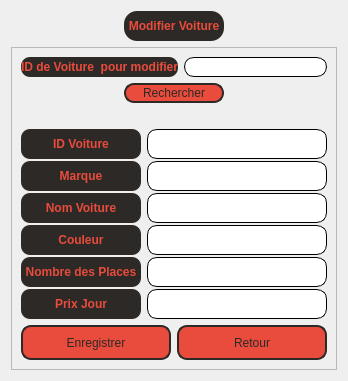
      <widget class="QWidget" name="modmenu">
       <layout class="QVBoxLayout" name="verticalLayout_8">
        <item alignment="Qt::AlignHCenter">
         <widget class="QLabel" name="label_13">
          <property name="sizePolicy">
           <sizepolicy hsizetype="Maximum" vsizetype="Fixed">
            <horstretch>0</horstretch>
            <verstretch>0</verstretch>
           </sizepolicy>
          </property>
          <property name="minimumSize">
           <size>
            <width>100</width>
            <height>30</height>
           </size>
          </property>
          <property name="styleSheet">
           <string notr="true">background-color: rgb(45, 41, 38);
color:rgb(233, 75, 60);
font: 9pt &quot;Segoe UI&quot;,;
font-weight:bold;
border-radius:13px;</string>
          </property>
          <property name="text">
           <string>Modifier Voiture</string>
          </property>
          <property name="alignment">
           <set>Qt::AlignCenter</set>
          </property>
         </widget>
        </item>
        <item alignment="Qt::AlignHCenter">
         <widget class="QFrame" name="frame7">
          <property name="sizePolicy">
           <sizepolicy hsizetype="Maximum" vsizetype="Maximum">
            <horstretch>0</horstretch>
            <verstretch>0</verstretch>
           </sizepolicy>
          </property>
          <property name="minimumSize">
           <size>
            <width>300</width>
            <height>120</height>
           </size>
          </property>
          <property name="frameShape">
           <enum>QFrame::StyledPanel</enum>
          </property>
          <property name="frameShadow">
           <enum>QFrame::Raised</enum>
          </property>
          <layout class="QVBoxLayout" name="verticalLayout_14">
           <item>
            <layout class="QFormLayout" name="formLayout_3">
             <property name="horizontalSpacing">
              <number>6</number>
             </property>
             <property name="verticalSpacing">
              <number>6</number>
             </property>
             <item row="0" column="0">
              <widget class="QLabel" name="label_14">
               <property name="sizePolicy">
                <sizepolicy hsizetype="Maximum" vsizetype="Preferred">
                 <horstretch>0</horstretch>
                 <verstretch>0</verstretch>
                </sizepolicy>
               </property>
               <property name="minimumSize">
                <size>
                 <width>130</width>
                 <height>0</height>
                </size>
               </property>
               <property name="styleSheet">
                <string notr="true">background-color: rgb(45, 41, 38);
color:rgb(233, 75, 60);
font: 8pt &quot;Segoe UI&quot;,;
font-weight:bold;
border-radius:9px;</string>
               </property>
               <property name="text">
                <string>ID de Voiture  pour modifier</string>
               </property>
               <property name="alignment">
                <set>Qt::AlignCenter</set>
               </property>
              </widget>
             </item>
             <item row="0" column="1">
              <widget class="QLineEdit" name="idsearch">
               <property name="sizePolicy">
                <sizepolicy hsizetype="Expanding" vsizetype="Maximum">
                 <horstretch>0</horstretch>
                 <verstretch>0</verstretch>
                </sizepolicy>
               </property>
               <property name="minimumSize">
                <size>
                 <width>0</width>
                 <height>20</height>
                </size>
               </property>
               <property name="styleSheet">
                <string notr="true">QLineEdit{
    border-style:solid;
	border-width:1px;
    border-radius:10px;
	padding-right:10px;
	padding-left:10px;
    font: &quot;Segoe UI&quot;;
}
QLineEdit:hover{
	border-style:solid;
	border-color:rgb(252, 249, 81);
}
</string>
               </property>
              </widget>
             </item>
            </layout>
           </item>
           <item alignment="Qt::AlignHCenter">
            <widget class="QPushButton" name="recherche">
             <property name="sizePolicy">
              <sizepolicy hsizetype="Maximum" vsizetype="Maximum">
               <horstretch>0</horstretch>
               <verstretch>0</verstretch>
              </sizepolicy>
             </property>
             <property name="minimumSize">
              <size>
               <width>100</width>
               <height>20</height>
              </size>
             </property>
             <property name="styleSheet">
              <string notr="true">QPushButton {
    color:rgb(45, 41, 38);
    background-color:rgb(233, 75, 60);
    border-style:solid;
    border-width:2px;
    border-color:rgb(45, 41, 38);
    border-radius:10px;
    font: 9pt &quot;Segoe UI&quot;;
}
QPushButton:hover {
	background-color: rgb(45, 41, 38);
	color:rgb(233, 75, 60);
	border-color:rgb(233, 75, 60);
}
QPushButton:pressed {
    background-color:rgb(252, 249, 81);
    color:rgb(45, 41, 38);
    border-style:solid;
	border-color:rgba(255, 255, 255, 0);
}</string>
             </property>
             <property name="text">
              <string>Rechercher</string>
             </property>
            </widget>
           </item>
           <item>
            <widget class="QLabel" name="result">
             <property name="styleSheet">
              <string notr="true"/>
             </property>
             <property name="text">
              <string/>
             </property>
             <property name="alignment">
              <set>Qt::AlignCenter</set>
             </property>
            </widget>
           </item>
           <item>
            <layout class="QFormLayout" name="formLayout_2">
             <property name="sizeConstraint">
              <enum>QLayout::SetMinimumSize</enum>
             </property>
             <property name="fieldGrowthPolicy">
              <enum>QFormLayout::AllNonFixedFieldsGrow</enum>
             </property>
             <property name="rowWrapPolicy">
              <enum>QFormLayout::DontWrapRows</enum>
             </property>
             <property name="horizontalSpacing">
              <number>6</number>
             </property>
             <property name="verticalSpacing">
              <number>2</number>
             </property>
             <item row="0" column="0">
              <widget class="QLabel" name="label_7">
               <property name="sizePolicy">
                <sizepolicy hsizetype="Maximum" vsizetype="Preferred">
                 <horstretch>0</horstretch>
                 <verstretch>0</verstretch>
                </sizepolicy>
               </property>
               <property name="minimumSize">
                <size>
                 <width>120</width>
                 <height>20</height>
                </size>
               </property>
               <property name="styleSheet">
                <string notr="true">background-color: rgb(45, 41, 38);
color:rgb(233, 75, 60);
font: 8pt &quot;Segoe UI&quot;,;
font-weight:bold;
border-radius:9px;</string>
               </property>
               <property name="text">
                <string>ID Voiture</string>
               </property>
               <property name="alignment">
                <set>Qt::AlignCenter</set>
               </property>
              </widget>
             </item>
             <item row="0" column="1">
              <widget class="QLineEdit" name="idvoit_2">
               <property name="sizePolicy">
                <sizepolicy hsizetype="Expanding" vsizetype="Maximum">
                 <horstretch>0</horstretch>
                 <verstretch>0</verstretch>
                </sizepolicy>
               </property>
               <property name="minimumSize">
                <size>
                 <width>0</width>
                 <height>30</height>
                </size>
               </property>
               <property name="styleSheet">
                <string notr="true">QLineEdit{
    border-style:solid;
	border-width:1px;
    border-radius:10px;
	padding-right:10px;
	padding-left:10px;
    font: &quot;Segoe UI&quot;;
}
QLineEdit:hover{
	border-style:solid;
	border-color:rgb(252, 249, 81);
}
</string>
               </property>
               <property name="frame">
                <bool>true</bool>
               </property>
               <property name="placeholderText">
                <string/>
               </property>
              </widget>
             </item>
             <item row="1" column="0">
              <widget class="QLabel" name="label_8">
               <property name="sizePolicy">
                <sizepolicy hsizetype="Maximum" vsizetype="Preferred">
                 <horstretch>0</horstretch>
                 <verstretch>0</verstretch>
                </sizepolicy>
               </property>
               <property name="minimumSize">
                <size>
                 <width>120</width>
                 <height>20</height>
                </size>
               </property>
               <property name="styleSheet">
                <string notr="true">background-color: rgb(45, 41, 38);
color:rgb(233, 75, 60);
font: 8pt &quot;Segoe UI&quot;,;
font-weight:bold;
border-radius:9px;</string>
               </property>
               <property name="text">
                <string>Marque</string>
               </property>
               <property name="alignment">
                <set>Qt::AlignCenter</set>
               </property>
              </widget>
             </item>
             <item row="2" column="0">
              <widget class="QLabel" name="label_9">
               <property name="sizePolicy">
                <sizepolicy hsizetype="Maximum" vsizetype="Preferred">
                 <horstretch>0</horstretch>
                 <verstretch>0</verstretch>
                </sizepolicy>
               </property>
               <property name="minimumSize">
                <size>
                 <width>120</width>
                 <height>20</height>
                </size>
               </property>
               <property name="styleSheet">
                <string notr="true">background-color: rgb(45, 41, 38);
color:rgb(233, 75, 60);
font: 8pt &quot;Segoe UI&quot;,;
font-weight:bold;
border-radius:9px;</string>
               </property>
               <property name="text">
                <string>Nom Voiture</string>
               </property>
               <property name="alignment">
                <set>Qt::AlignCenter</set>
               </property>
              </widget>
             </item>
             <item row="2" column="1">
              <widget class="QLineEdit" name="nomvoit_2">
               <property name="sizePolicy">
                <sizepolicy hsizetype="Expanding" vsizetype="Maximum">
                 <horstretch>0</horstretch>
                 <verstretch>0</verstretch>
                </sizepolicy>
               </property>
               <property name="minimumSize">
                <size>
                 <width>0</width>
                 <height>30</height>
                </size>
               </property>
               <property name="styleSheet">
                <string notr="true">QLineEdit{
    border-style:solid;
	border-width:1px;
    border-radius:10px;
	padding-right:10px;
	padding-left:10px;
    font: &quot;Segoe UI&quot;;
}
QLineEdit:hover{
	border-style:solid;
	border-color:rgb(252, 249, 81);
}
</string>
               </property>
              </widget>
             </item>
             <item row="3" column="0">
              <widget class="QLabel" name="label_10">
               <property name="sizePolicy">
                <sizepolicy hsizetype="Maximum" vsizetype="Preferred">
                 <horstretch>0</horstretch>
                 <verstretch>0</verstretch>
                </sizepolicy>
               </property>
               <property name="minimumSize">
                <size>
                 <width>120</width>
                 <height>20</height>
                </size>
               </property>
               <property name="styleSheet">
                <string notr="true">background-color: rgb(45, 41, 38);
color:rgb(233, 75, 60);
font: 8pt &quot;Segoe UI&quot;,;
font-weight:bold;
border-radius:9px;</string>
               </property>
               <property name="text">
                <string>Couleur</string>
               </property>
               <property name="alignment">
                <set>Qt::AlignCenter</set>
               </property>
              </widget>
             </item>
             <item row="3" column="1">
              <widget class="QLineEdit" name="couleur_2">
               <property name="sizePolicy">
                <sizepolicy hsizetype="Expanding" vsizetype="Maximum">
                 <horstretch>0</horstretch>
                 <verstretch>0</verstretch>
                </sizepolicy>
               </property>
               <property name="minimumSize">
                <size>
                 <width>0</width>
                 <height>30</height>
                </size>
               </property>
               <property name="styleSheet">
                <string notr="true">QLineEdit{
    border-style:solid;
	border-width:1px;
    border-radius:10px;
	padding-right:10px;
	padding-left:10px;
    font: &quot;Segoe UI&quot;;
}
QLineEdit:hover{
	border-style:solid;
	border-color:rgb(252, 249, 81);
}
</string>
               </property>
              </widget>
             </item>
             <item row="4" column="0">
              <widget class="QLabel" name="label_11">
               <property name="sizePolicy">
                <sizepolicy hsizetype="Maximum" vsizetype="Preferred">
                 <horstretch>0</horstretch>
                 <verstretch>0</verstretch>
                </sizepolicy>
               </property>
               <property name="minimumSize">
                <size>
                 <width>120</width>
                 <height>20</height>
                </size>
               </property>
               <property name="styleSheet">
                <string notr="true">background-color: rgb(45, 41, 38);
color:rgb(233, 75, 60);
font: 8pt &quot;Segoe UI&quot;,;
font-weight:bold;
border-radius:9px;</string>
               </property>
               <property name="text">
                <string>Nombre des Places</string>
               </property>
               <property name="alignment">
                <set>Qt::AlignCenter</set>
               </property>
              </widget>
             </item>
             <item row="4" column="1">
              <widget class="QLineEdit" name="nbplace_2">
               <property name="sizePolicy">
                <sizepolicy hsizetype="Expanding" vsizetype="Maximum">
                 <horstretch>0</horstretch>
                 <verstretch>0</verstretch>
                </sizepolicy>
               </property>
               <property name="minimumSize">
                <size>
                 <width>0</width>
                 <height>30</height>
                </size>
               </property>
               <property name="styleSheet">
                <string notr="true">QLineEdit{
    border-style:solid;
	border-width:1px;
    border-radius:10px;
	padding-right:10px;
	padding-left:10px;
    font: &quot;Segoe UI&quot;;
}
QLineEdit:hover{
	border-style:solid;
	border-color:rgb(252, 249, 81);
}
</string>
               </property>
              </widget>
             </item>
             <item row="5" column="0">
              <widget class="QLabel" name="label_12">
               <property name="sizePolicy">
                <sizepolicy hsizetype="Maximum" vsizetype="Preferred">
                 <horstretch>0</horstretch>
                 <verstretch>0</verstretch>
                </sizepolicy>
               </property>
               <property name="minimumSize">
                <size>
                 <width>120</width>
                 <height>20</height>
                </size>
               </property>
               <property name="styleSheet">
                <string notr="true">background-color: rgb(45, 41, 38);
color:rgb(233, 75, 60);
font: 8pt &quot;Segoe UI&quot;,;
font-weight:bold;
border-radius:9px;</string>
               </property>
               <property name="text">
                <string>Prix Jour</string>
               </property>
               <property name="alignment">
                <set>Qt::AlignCenter</set>
               </property>
              </widget>
             </item>
             <item row="5" column="1">
              <widget class="QLineEdit" name="prixjour_2">
               <property name="sizePolicy">
                <sizepolicy hsizetype="Expanding" vsizetype="Maximum">
                 <horstretch>0</horstretch>
                 <verstretch>0</verstretch>
                </sizepolicy>
               </property>
               <property name="minimumSize">
                <size>
                 <width>0</width>
                 <height>30</height>
                </size>
               </property>
               <property name="styleSheet">
                <string notr="true">QLineEdit{
    border-style:solid;
	border-width:1px;
    border-radius:10px;
	padding-right:10px;
	padding-left:10px;
    font: &quot;Segoe UI&quot;;
}
QLineEdit:hover{
	border-style:solid;
	border-color:rgb(252, 249, 81);
}
</string>
               </property>
              </widget>
             </item>
             <item row="1" column="1">
              <widget class="QLineEdit" name="marque_2">
               <property name="sizePolicy">
                <sizepolicy hsizetype="Expanding" vsizetype="Maximum">
                 <horstretch>0</horstretch>
                 <verstretch>0</verstretch>
                </sizepolicy>
               </property>
               <property name="minimumSize">
                <size>
                 <width>0</width>
                 <height>30</height>
                </size>
               </property>
               <property name="styleSheet">
                <string notr="true">QLineEdit{
    border-style:solid;
	border-width:1px;
    border-radius:10px;
	padding-right:10px;
	padding-left:10px;
    font: &quot;Segoe UI&quot;;
}
QLineEdit:hover{
	border-style:solid;
	border-color:rgb(252, 249, 81);
}
</string>
               </property>
               <property name="placeholderText">
                <string/>
               </property>
              </widget>
             </item>
            </layout>
           </item>
           <item>
            <layout class="QHBoxLayout" name="horizontalLayout_10">
             <item>
              <widget class="QPushButton" name="savereturn_2">
               <property name="sizePolicy">
                <sizepolicy hsizetype="Fixed" vsizetype="Fixed">
                 <horstretch>0</horstretch>
                 <verstretch>0</verstretch>
                </sizepolicy>
               </property>
               <property name="minimumSize">
                <size>
                 <width>150</width>
                 <height>35</height>
                </size>
               </property>
               <property name="styleSheet">
                <string notr="true">QPushButton {
    color:rgb(45, 41, 38);
    background-color:rgb(233, 75, 60);
    border-style:solid;
    border-width:2px;
    border-color:rgb(45, 41, 38);
    border-radius:10px;
    font: 10pt &quot;Segoe UI&quot;;
}
QPushButton:hover {
	background-color: rgb(45, 41, 38);
	color:rgb(233, 75, 60);
	border-color:rgb(233, 75, 60);
}
QPushButton:pressed {
    background-color:rgb(252, 249, 81);
    color:rgb(45, 41, 38);
    border-style:solid;
	border-color:rgba(255, 255, 255, 0);
}</string>
               </property>
               <property name="text">
                <string>Enregistrer</string>
               </property>
              </widget>
             </item>
             <item>
              <widget class="QPushButton" name="return_6">
               <property name="sizePolicy">
                <sizepolicy hsizetype="Fixed" vsizetype="Fixed">
                 <horstretch>0</horstretch>
                 <verstretch>0</verstretch>
                </sizepolicy>
               </property>
               <property name="minimumSize">
                <size>
                 <width>150</width>
                 <height>35</height>
                </size>
               </property>
               <property name="styleSheet">
                <string notr="true">QPushButton {
    color:rgb(45, 41, 38);
    background-color:rgb(233, 75, 60);
    border-style:solid;
    border-width:2px;
    border-color:rgb(45, 41, 38);
    border-radius:10px;
    font: 10pt &quot;Segoe UI&quot;;
}
QPushButton:hover {
	background-color: rgb(45, 41, 38);
	color:rgb(233, 75, 60);
	border-color:rgb(233, 75, 60);
}
QPushButton:pressed {
    background-color:rgb(252, 249, 81);
    color:rgb(45, 41, 38);
    border-style:solid;
	border-color:rgba(255, 255, 255, 0);
}</string>
               </property>
               <property name="text">
                <string>Retour</string>
               </property>
              </widget>
             </item>
            </layout>
           </item>
          </layout>
         </widget>
        </item>
       </layout>
      </widget>
